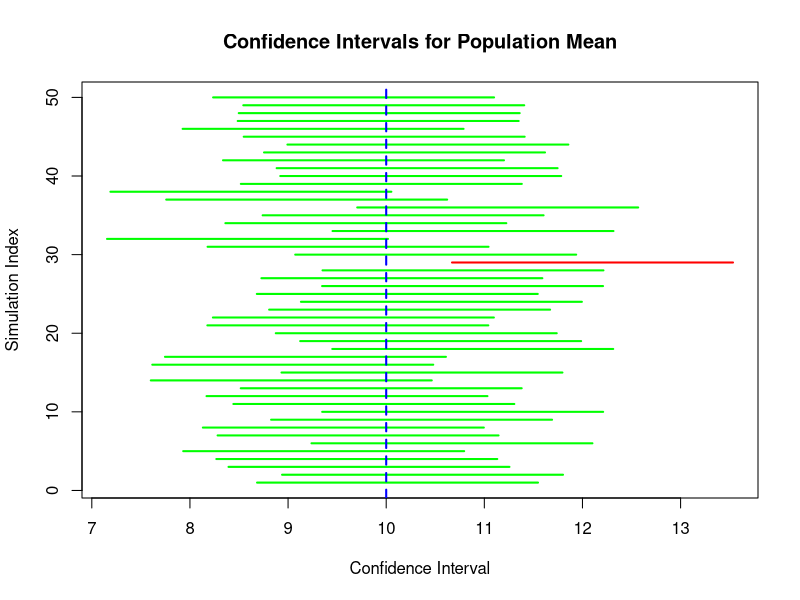

The R script that drew this image:
## ---- chunk 1
set.seed(100)
## ---- chunk 2
# Parameters
n <- 30  # Sample size
mu <- 10  # True population mean
sigma <- 4  # Population standard deviation
num_intervals <- 50  # Number of confidence intervals
alpha <- 0.05  # Confidence level (95%)

# Store intervals and results
intervals <- matrix(NA, nrow=num_intervals, ncol=2)
contains_mu <- logical(num_intervals)

for (i in 1:num_intervals) {
  sample_data <- rnorm(n, mean=mu, sd=sigma)  # Generate random sample
  x_bar <- mean(sample_data)  # Sample mean
  se <- sigma / sqrt(n)  # Standard error
  margin <- qnorm(1 - alpha/2) * se  # Margin of error
  
  # Confidence interval
  intervals[i, ] <- c(x_bar - margin, x_bar + margin)
  
  # Check if interval contains true mean
  contains_mu[i] <- (intervals[i, 1] <= mu) & (intervals[i, 2] >= mu)
}

# Plot confidence intervals
plot(NULL, xlim=c(min(intervals), max(intervals)), ylim=c(1, num_intervals),
     xlab="Confidence Interval", ylab="Simulation Index", main="Confidence Intervals for Population Mean")

for (i in 1:num_intervals) {
  color <- ifelse(contains_mu[i], "green", "red")
  lines(intervals[i, ], c(i, i), col=color, lwd=2)
}

# Add a vertical line for the true mean
abline(v=mu, col="blue", lty=2, lwd=2)
## ---- chunk 3
alpha <- 0.05
qnorm(1-alpha/2)
## ---- chunk 4
alpha <- 0.01
n <- 35
qt(1-alpha/2, n-1)
## ---- chunk 5
alpha <- 0.1
qnorm(1-alpha/2)
## ---- chunk 6
# YOUR CODE HERE
## ---- chunk 7
# YOUR CODE HERE
## ---- chunk 8
# YOUR CODE HERE
## ---- chunk 9
alpha <- 0.05
z_quant <- qnorm(1-alpha/2)
xbar <- 52.3
sigma <- 1.8
n <- 40

xbar + c(-1, 1)*z_quant*sigma/sqrt(n)
## ---- chunk 10
alpha <- 0.01
n <- 35
t_quant <- qt(1-alpha/2, n-1)
xbar <- 14.2
s <- 2.5

xbar + c(-1, 1)*t_quant*s/sqrt(n)
## ---- chunk 11
alpha <- 0.1
z_quant <- qnorm(1-alpha/2)
xbar <- 18.6
sigma <- 3.2
n <- 50

xbar + c(-1, 1)*z_quant*sigma/sqrt(n)
## ---- chunk 12
# YOUR CODE HERE
## ---- chunk 13
# YOUR CODE HERE
## ---- chunk 14
# YOUR CODE HERE
## ---- chunk 15
growth <- c(22.4, 21.8, 23.1, 24.0, 22.7, 23.5, 21.9, 22.6, 23.3, 22.1)
## ---- chunk 16
xbar <- mean(growth)
s <- sd(growth)
n <- length(growth)
t_quant <- qt(1-0.05/2, n-1)

xbar + c(-1, 1)*t_quant*s/sqrt(n)
t.test(growth, conf.level = 0.95)$conf.int
## ---- chunk 17
breaks <- c(12, 15, 18, 14, 16, 20, 19, 14, 13, 17, 18, 16, 19, 21, 15, 13, 14,
            16, 17, 18, 22, 23, 19, 15, 14, 12, 16, 18, 19, 17, 20, 21, 15, 14, 13)
## ---- chunk 18
t.test(breaks, conf.level = 0.9)$conf.int
## ---- chunk 19
rates <- c(72, 75, 78, 80, 76, 79, 81, 74, 77, 73, 76, 78)
## ---- chunk 20
# YOUR CODE HERE
## ---- chunk 21
scores <- c(72, 85, 90, 78, 81, 76, 84, 89, 91, 95, 87, 73, 88, 77, 82, 86, 80, 
            83, 85, 79, 94, 92, 75, 78, 82, 84, 90, 88, 87, 85, 81, 79, 77, 86,
            92, 89, 90, 91, 80, 83)
## ---- chunk 22
# YOUR CODE HERE
